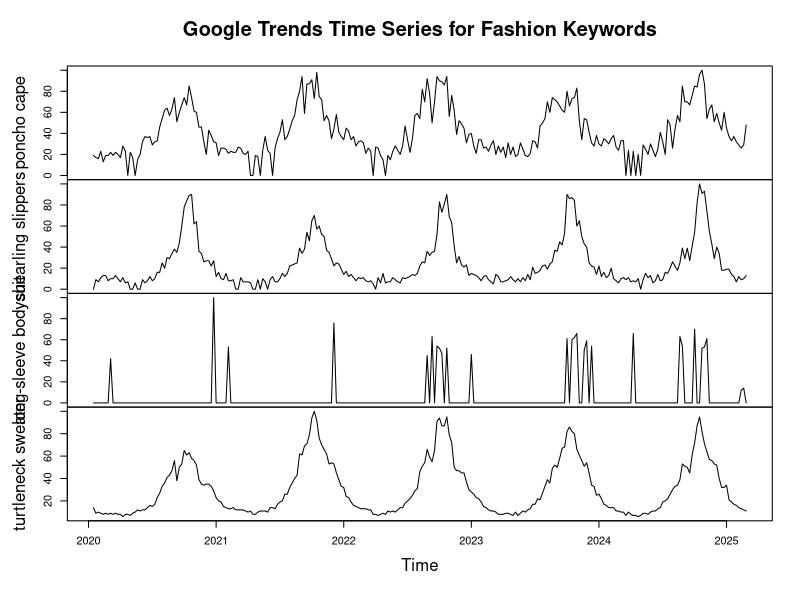
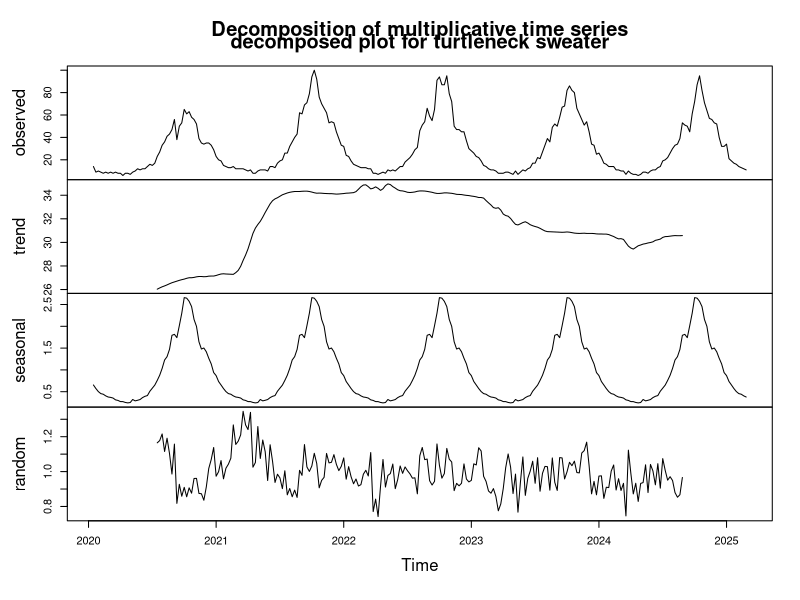
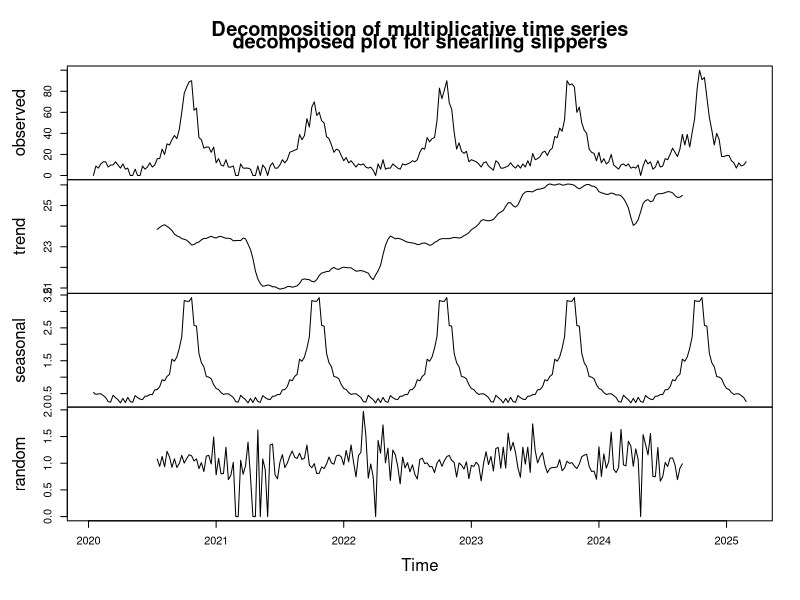
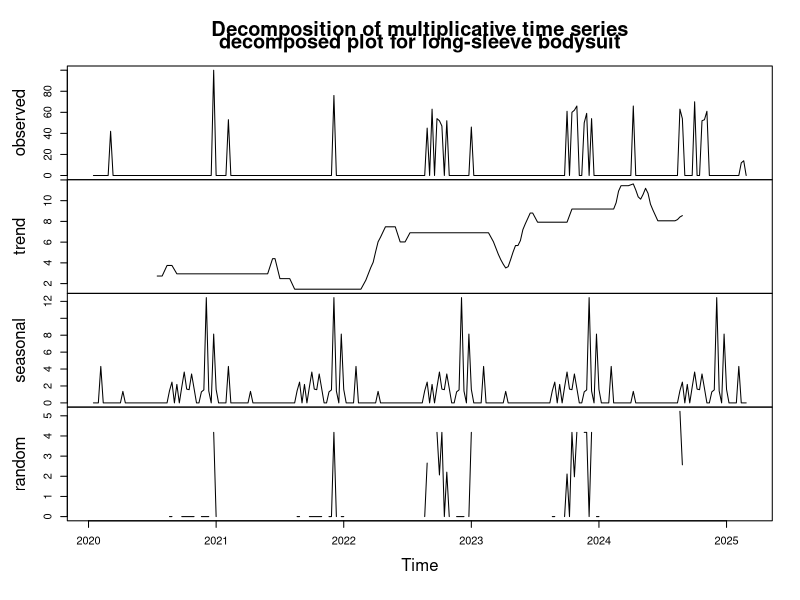
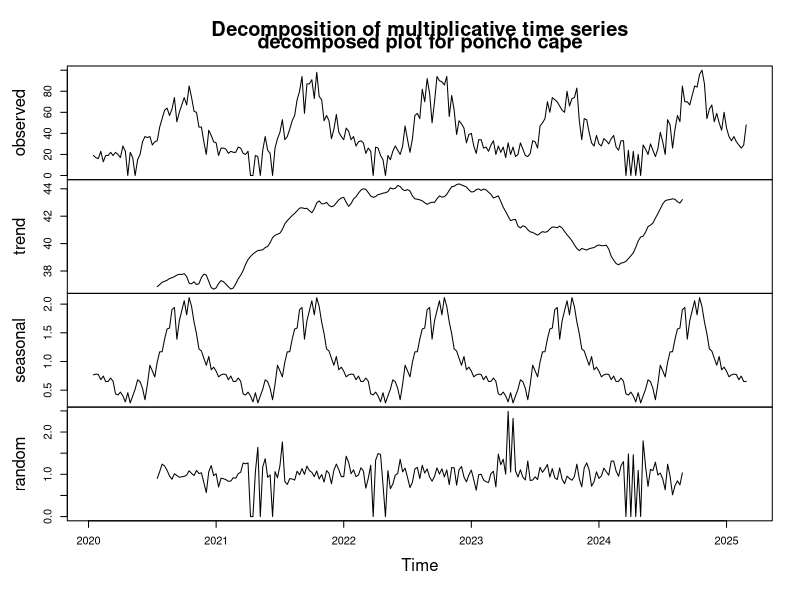

Here is the R script that generated these plots, in order:
## ---- chunk 1

library(readr)
library(dplyr)
library(tidyr)
library(ggplot2)
library(lubridate)

df <- read_csv("combined_fashion_trends_fixed.csv")
head(df)

head(df)

df_wide <- df %>%
  select(date, keyword, hits) %>%
  pivot_wider(names_from = keyword, values_from = hits)

df_wide$date <- as.Date(df_wide$date)

ts_data <- ts(df_wide[,-1],
              start = c(year(min(df_wide$date)), month(min(df_wide$date))),
              frequency = 52)  

#time series plotted
plot(ts_data, main = "Google Trends Time Series for Fashion Keywords")

decomposed <- decompose(ts_data[, "turtleneck sweater"], type = "multiplicative")
plot(decomposed)
title(main ="decomposed plot for turtleneck sweater" )

decomposed <- decompose(ts_data[, "shearling slippers"], type = "multiplicative")
plot(decomposed)
title(main = "decomposed plot for shearling slippers")

decomposed <- decompose(ts_data[, "long-sleeve bodysuit"], type = "multiplicative")
plot(decomposed)
title(main = "decomposed plot for long-sleeve bodysuit")

decomposed <- decompose(ts_data[, "poncho cape"], type = "multiplicative")
plot(decomposed)
title(main = "decomposed plot for poncho cape")
